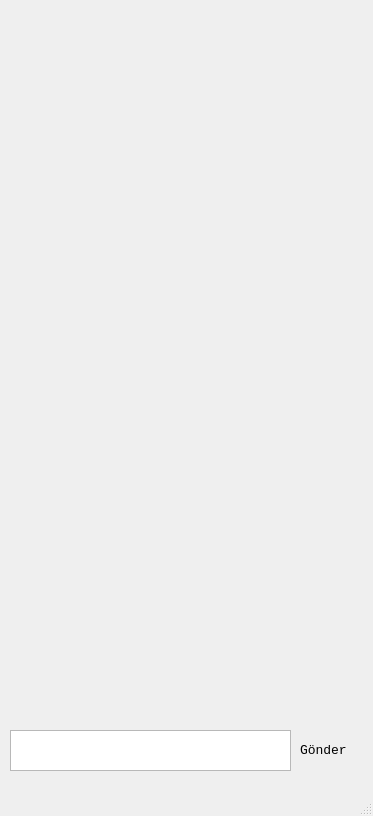
<?xml version="1.0" encoding="UTF-8"?>
<ui version="4.0">
 <class>SosyalMedya</class>
 <widget class="QMainWindow" name="SosyalMedya">
  <property name="geometry">
   <rect>
    <x>0</x>
    <y>0</y>
    <width>373</width>
    <height>816</height>
   </rect>
  </property>
  <property name="windowTitle">
   <string>MainWindow</string>
  </property>
  <widget class="QWidget" name="centralwidget">
   <widget class="QLabel" name="label">
    <property name="geometry">
     <rect>
      <x>0</x>
      <y>0</y>
      <width>371</width>
      <height>791</height>
     </rect>
    </property>
    <property name="text">
     <string/>
    </property>
    <property name="pixmap">
     <pixmap>insta.jpg</pixmap>
    </property>
   </widget>
   <widget class="QTextEdit" name="textEdit">
    <property name="geometry">
     <rect>
      <x>10</x>
      <y>730</y>
      <width>281</width>
      <height>41</height>
     </rect>
    </property>
    <property name="font">
     <font>
      <family>Consolas</family>
     </font>
    </property>
    <property name="html">
     <string>&lt;!DOCTYPE HTML PUBLIC &quot;-//W3C//DTD HTML 4.0//EN&quot; &quot;http://www.w3.org/TR/REC-html40/strict.dtd&quot;&gt;
&lt;html&gt;&lt;head&gt;&lt;meta name=&quot;qrichtext&quot; content=&quot;1&quot; /&gt;&lt;style type=&quot;text/css&quot;&gt;
p, li { white-space: pre-wrap; }
&lt;/style&gt;&lt;/head&gt;&lt;body style=&quot; font-family:'Consolas'; font-size:7.8pt; font-weight:400; font-style:normal;&quot;&gt;
&lt;p style=&quot;-qt-paragraph-type:empty; margin-top:0px; margin-bottom:0px; margin-left:0px; margin-right:0px; -qt-block-indent:0; text-indent:0px;&quot;&gt;&lt;br /&gt;&lt;/p&gt;&lt;/body&gt;&lt;/html&gt;</string>
    </property>
   </widget>
   <widget class="QLabel" name="label_2">
    <property name="geometry">
     <rect>
      <x>300</x>
      <y>730</y>
      <width>61</width>
      <height>41</height>
     </rect>
    </property>
    <property name="font">
     <font>
      <family>Consolas</family>
      <pointsize>10</pointsize>
     </font>
    </property>
    <property name="text">
     <string>Gönder</string>
    </property>
   </widget>
  </widget>
  <widget class="QStatusBar" name="statusbar"/>
 </widget>
 <resources/>
 <connections/>
</ui>
